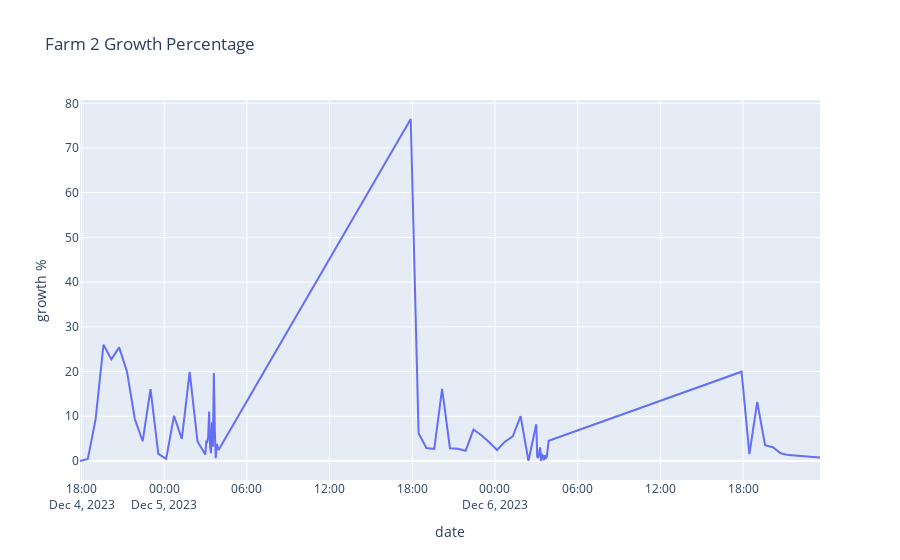

Notebook code cell kept with this figure:
### Code cell
growth_list(Farm2_12_06_23, FarmDates_12_06_23, "Farm 2 Growth Percentage")
